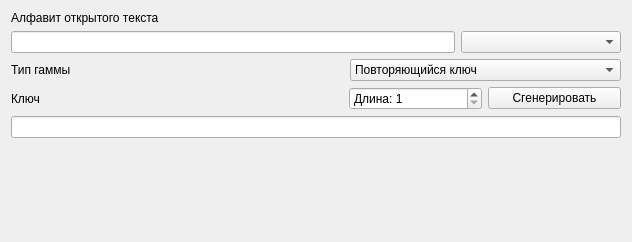
<?xml version="1.0" encoding="UTF-8"?>
<ui version="4.0">
 <class>Form</class>
 <widget class="QWidget" name="Form">
  <property name="geometry">
   <rect>
    <x>0</x>
    <y>0</y>
    <width>632</width>
    <height>242</height>
   </rect>
  </property>
  <property name="windowTitle">
   <string>Form</string>
  </property>
  <layout class="QVBoxLayout" name="verticalLayout">
   <item>
    <widget class="QLabel" name="label">
     <property name="text">
      <string>Алфавит открытого текста</string>
     </property>
    </widget>
   </item>
   <item>
    <layout class="QHBoxLayout" name="horizontalLayout_4" stretch="0,1">
     <item>
      <widget class="QLineEdit" name="alph0"/>
     </item>
     <item>
      <widget class="QComboBox" name="alphabet_sel">
       <property name="maximumSize">
        <size>
         <width>160</width>
         <height>16777215</height>
        </size>
       </property>
      </widget>
     </item>
    </layout>
   </item>
   <item>
    <layout class="QHBoxLayout" name="horizontalLayout_2" stretch="5,4">
     <property name="spacing">
      <number>0</number>
     </property>
     <item>
      <widget class="QLabel" name="label_3">
       <property name="text">
        <string>Тип гаммы</string>
       </property>
      </widget>
     </item>
     <item>
      <widget class="QComboBox" name="key_select">
       <item>
        <property name="text">
         <string>Повторяющийся ключ</string>
        </property>
       </item>
       <item>
        <property name="text">
         <string>Самоключ по открытому тексту</string>
        </property>
       </item>
       <item>
        <property name="text">
         <string>Самоключ по шифртексту</string>
        </property>
       </item>
      </widget>
     </item>
    </layout>
   </item>
   <item>
    <layout class="QHBoxLayout" name="horizontalLayout" stretch="5,2,2">
     <item>
      <widget class="QLabel" name="label_2">
       <property name="text">
        <string>Ключ</string>
       </property>
      </widget>
     </item>
     <item>
      <widget class="QSpinBox" name="key_len">
       <property name="prefix">
        <string>Длина: </string>
       </property>
       <property name="minimum">
        <number>1</number>
       </property>
       <property name="maximum">
        <number>999</number>
       </property>
      </widget>
     </item>
     <item>
      <widget class="QPushButton" name="key_generate">
       <property name="text">
        <string>Сгенерировать</string>
       </property>
      </widget>
     </item>
    </layout>
   </item>
   <item>
    <widget class="QLineEdit" name="key_input"/>
   </item>
   <item>
    <spacer name="verticalSpacer">
     <property name="orientation">
      <enum>Qt::Vertical</enum>
     </property>
     <property name="sizeHint" stdset="0">
      <size>
       <width>20</width>
       <height>40</height>
      </size>
     </property>
    </spacer>
   </item>
  </layout>
 </widget>
 <resources/>
 <connections/>
</ui>
